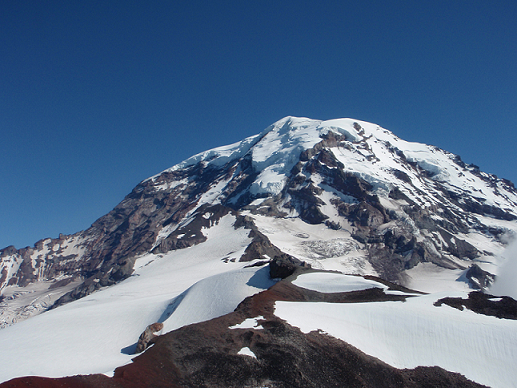
#> input picture project_images/Rainier1.png, 517 x 388 px
$ python main.py   (older library calls are emulated)
#> lines starting #> are read from the running program, lines starting #| are printed output that depends on the picture
### directory.py
def get_path(choice):
    file_list = []
    if choice == 1:
        file_1 = "project_images/Rainier1.png"
        file_2 = "project_images/Rainier2.png"
        file_3 = "project_images/Rainier3.png"
        file_4 = "project_images/Rainier4.png"
        file_5 = "project_images/Rainier5.png"
        file_6 = "project_images/Rainier6.png"

        file_list.append(file_1)
        file_list.append(file_2)
        file_list.append(file_3)
        file_list.append(file_4)
        file_list.append(file_5)
        file_list.append(file_6)

    elif choice == 2:
        file_1 = "project_images/MelakwaLake1.png"
        file_2 = "project_images/MelakwaLake2.png"
        file_3 = "project_images/MelakwaLake3.png"
        file_4 = "project_images/MelakwaLake4.png"

        file_list.append(file_1)
        file_list.append(file_2)
        file_list.append(file_3)
        file_list.append(file_4)

    elif choice == 3:
        file_4 = "project_images/pano1_0011.jpg"
        file_3 = "project_images/pano1_0010.jpg"
        file_2 = "project_images/pano1_0009.jpg"
        file_1 = "project_images/pano1_0008.jpg"
        file_5 = "s2.png"

        file_list.append(file_1)
        file_list.append(file_2)
        file_list.append(file_3)
        file_list.append(file_5)
        file_list.append(file_4)

    elif choice == 4:
        file_1 = "project_images/yosemite1.jpg"
        file_2 = "project_images/yosemite2.jpg"

        file_list.append(file_1)
        file_list.append(file_2)

    elif choice == 5:
        file_1 = "project_images/Hanging1.png"
        file_2 = "project_images/Hanging2.png"

        file_list.append(file_1)
        file_list.append(file_2)

    elif choice == 6:
        file_1 = "project_images/img1.ppm"
        file_2 = "project_images/img2.ppm"
        file_3 = "project_images/img4.ppm"

        file_list.append(file_1)
        file_list.append(file_2)
        file_list.append(file_3)

    elif choice == 7:
        file_1 = "project_images/ND1.png"
        file_2 = "project_images/ND2.png"

        file_list.append(file_1)
        file_list.append(file_2)

    elif choice == 8:
        file_1 = "project_images/concordia1.png"
        file_2 = "project_images/concordia2.png"
        file_3 = "project_images/concordia3.png"

        file_list.append(file_1)
        file_list.append(file_2)
        file_list.append(file_3)
    # [10 lines of commented-out code are left out]

    return file_list

### main.py
import numpy as np
import cv2
import random
import math
import pano, directory

h_window = 5
match_threshold = 0.7
h_threshold = 10000000
im1 = 0
im2 = 0
im3 = 0
im4 = 0


def load_image(img, img2, coloured_img, coloured_img2):
    height, width = img.shape
    pad = math.floor(h_window / 2)

    # Image 1 gradients
    ix = cv2.Sobel(img, cv2.CV_64F, 1, 0, ksize=5)
    iy = cv2.Sobel(img, cv2.CV_64F, 0, 1, ksize=5)

    print("------------------- For Image 1 -------------------")

    # SIFT for scale invariance
    dst = sift_pyramid(img, height, width)
    # dst, des1, kp1 = opencv_sift(img, height, width)

    dst, ix, iy = harris_detector(dst, height, width, pad, ix, iy)

    # Finding the non-maximum among the points
    feature_points1 = non_maximum(dst, height, width)
    print("Non-Maximum Suppression:", len(feature_points1))

    # Applying adaptive non-Maximum suppression on the feature points
    feature_points1 = adaptive_local_maximum(feature_points1)
    print("Adaptive Non-Maximum Suppression:", len(feature_points1))

    # Constructing the SIFT descriptor
    sift_descriptor1 = sift_desc(img, height, width, feature_points1)

    kp1 = []
    for x, y, d in sift_descriptor1:
        kp1.append(cv2.KeyPoint(y, x, 1))

    # Mark the keypoints on the image
    cv2.drawKeypoints(coloured_img, keypoints=kp1, outImage=im1, color=(0, 0, 255),
                      flags=cv2.DRAW_MATCHES_FLAGS_DRAW_OVER_OUTIMG)
    # cv2.imshow('Image 1', coloured_img)
    # cv2.imwrite("1b.png", coloured_img)
    # cv2.waitKey(10000)

    height, width = img2.shape

    # Finding the gradients for image 2
    ix = cv2.Sobel(img2, cv2.CV_64F, 1, 0, ksize=5)
    iy = cv2.Sobel(img2, cv2.CV_64F, 0, 1, ksize=5)

    print("------------------- For Image 2 -------------------")

    # SIFT for scale invariance
    dst = sift_pyramid(img2, height, width)
    # dst, des2, kp2 = opencv_sift(img2, height, width)
    dst, ix, iy = harris_detector(dst, height, width, pad, ix, iy)

    # Finding the non-maximum suppression on the feature points
    feature_points2 = non_maximum(dst, height, width)
    print("Non-Maximum Suppression:", len(feature_points2))

    # Appying the adaptive non-maximum suppression on the feature points
    feature_points2 = adaptive_local_maximum(feature_points2)
    print("Adaptive Non-Maximum Suppression:", len(feature_points2))

    # Constructing the SIFT descriptor
    sift_descriptor2 = sift_desc(img2, height, width, feature_points2)

    kp2 = []
    for x, y, d in sift_descriptor2:
        kp2.append(cv2.KeyPoint(y, x, 1))

    cv2.drawKeypoints(img2, keypoints=kp2, outImage=im2, color=(0, 0, 255),
                      flags=cv2.DRAW_MATCHES_FLAGS_DRAW_OVER_OUTIMG)
    # cv2.imshow('Image 2', coloured_img2)
    # cv2.imwrite("1c.png", coloured_img2)
    # cv2.waitKey(10000)

    # Finding matches in two images
    matches, ssd_ratio_list = find_matches(sift_descriptor1, sift_descriptor2)
    print("Matches:", len(matches))
    result = cv2.drawMatches(coloured_img, kp1, coloured_img2, kp2, matches, None)

    # [9 lines of commented-out code are left out]
    result = cv2.drawMatches(coloured_img, kp1, coloured_img2, kp2, matches, None)

    cv2.imshow('Final Matches', result)
    # cv2.imwrite("concordia2.png", result)
    cv2.waitKey(5000)

    # [13 lines of commented-out code are left out]

    pano.set_images(img, img2, coloured_img, coloured_img2)
    stitched = pano.ransac(matches, sift_descriptor1, sift_descriptor2)
    # stitched = pano.opencv_ransac(good, des1, des2, kp1, kp2)

    return stitched


# [82 lines left out: functions opencv_sift, find_matches, improved_matching, not called in this run]


def harris_detector(img, height, width, offset, ix, iy):
    count = 0
    dst = np.zeros(img.shape, np.uint)

    ix2 = ix * ix
    ix2_blurred = cv2.GaussianBlur(ix2, (3, 3), 1)

    iy2 = iy * iy
    iy2_blurred = cv2.GaussianBlur(iy2, (3, 3), 1)

    ixiy = ix * iy
    ixiy_blurred = cv2.GaussianBlur(ixiy, (3, 3), 1)

    for y in np.arange(offset, height - offset):
        for x in np.arange(offset, width - offset):
            rx2 = ix2_blurred[y - offset:y + offset + 1, x - offset:x + offset + 1]
            ry2 = iy2_blurred[y - offset:y + offset + 1, x - offset:x + offset + 1]
            rxy = ixiy_blurred[y - offset:y + offset + 1, x - offset:x + offset + 1]

            sum_ix2 = rx2.sum()
            sum_iy2 = ry2.sum()
            sum_ixiy = rxy.sum()

            det = sum_ix2 * sum_iy2 - sum_ixiy * sum_ixiy
            trace = sum_ix2 + sum_iy2

            if trace != 0:
                c = math.floor(det / trace)
                if c > h_threshold:
                    dst[y, x] = c
                    count += 1

    print(count, " Feature points detected")

    return dst, ix, iy


def non_maximum(img, height, width):
    feature_points = []

    temp_img = np.pad(img, (1, 1), 'constant', constant_values=(0, 0))

    dst = np.zeros(img.shape, np.uint)

    offset = math.floor(3 / 2)

    for y in np.arange(offset, height - offset):
        for x in np.arange(offset, width - offset):
            roi = temp_img[y - offset:y + offset + 1, x - offset:x + offset + 1]

            m = np.amax(roi)
            max_location = np.where(m == roi)

            the_y = max_location[0]
            the_x = max_location[1]

            max_y, max_x = the_y[0], the_x[0]

            if max_y == 1 and max_x == 1:
                dst[y - 1, x - 1] = roi[1, 1]

    for i in np.arange(0, height):
        for j in np.arange(0, width):
            if dst[i, j] != 0:
                feature_points.append((i, j, dst[i, j]))

    return feature_points


# def rotation_invariance(orientation_window):
#     orientation = [0, 0, 0, 0, 0, 0, 0, 0]
#     # orientation_dict = {0: 0, 1: 45, 2: 90, 3: 135, 4: 180, 5: 225, 6: 270, 7: 315}
#     # orientation_window = np.degrees(orientation_window)
#
#     for x in range(0, 16):
#         for y in range(0, 16):
#             orientation_window[x, y] = math.degrees(orientation_window[x, y])
#             if orientation_window[x, y] < 0:
#                 orientation_window[x, y] += 360
#             elif orientation_window[x, y] > 360:
#                 orientation_window[x, y] = orientation_window[x, y] % 360
#
#             index = math.floor(orientation_window[x, y] / 45)
#             print(orientation_window[x, y], index)
#
#             orientation[index] += 1
#
#     max_value = max(orientation)
#     # max_index = orientation.index(max_value)
#
#     for x in range(0, 16):
#         for y in range(0, 16):
#             orientation_window[x, y] = orientation_window[x, y] - max_value
#             # if orientation_window[x, y] < 0:
#             #     orientation_window[x, y] += 360
#
#     # dominant_orientation = orientation_dict.get(max_index)
#
#     orientation_window = np.radians(orientation_window)
#
#     return orientation_window


def rotation_invariance(orientation_window):
    orientation_window = np.array(orientation_window)
    feature_angle = orientation_window[8, 8]

    for y in np.arange(0, 16):
        for x in np.arange(0, 16):
            if x == 8 and y == 8:
                continue
            angle = orientation_window[y, x]
            orientation_window[y, x] = angle - feature_angle

    return orientation_window


def adaptive_local_maximum(feature_points):
    new_feature_points = []
    i = 0

    for x, y, value in feature_points:
        i += 1
        m = 3000
        for i, j, val in feature_points:
            if x == i and y == j:
                continue
            if value < (0.9 * val):
                d = math.sqrt(((y - x) ** 2) + ((j - i) ** 2))

                if d < m:
                    m = d

        new_feature_points.append((x, y, m))

    new_feature_points.sort(key=lambda x: x[2])

    return new_feature_points[:1000]


def sift_pyramid(img, height, width):
    dst = np.zeros((height, width), np.float)
    gaussians = []
    dog = []

    for k in range(0, 3):
        for i in range(0, 5):
            if k == 0:
                gaussians.append(cv2.GaussianBlur(img, (3, 3), 1.6 * (1.42 ** i)))
            if k != 0:
                gaussians.append(cv2.GaussianBlur(img, (3, 3), 1.6 * (1.42 ** i) * (1.42 * k)))

        for j in range(0, 3):
            dog.append(gaussians[j] - gaussians[j + 1])

        for y in range(0, height):
            for x in range(0, width):
                if (x - 3 < 0 or y - 3 < 0) or (x + 3 > width or y + 3 > height):
                    continue
                else:
                    if y <= img.shape[0] and x <= img.shape[1]:
                        patch1 = dog[0][y - 1:y + 2, x - 1:x + 2]
                        patch2 = dog[1][y - 1:y + 2, x - 1:x + 2]
                        patch3 = dog[2][y - 1:y + 2, x - 1:x + 2]

                        m1 = np.amax(patch1)
                        m2 = np.amax(patch2)
                        m3 = np.amax(patch3)

                        if (m2 > m3 and m2 > m1) or (m2 < m3 and m2 < m1):
                            dst[y, x] += m2

        gaussians.clear()
        dog.clear()

        img = cv2.resize(img, (0, 0), fx=0.5, fy=0.5)

    return dst


def sift_desc(img, height, width, feature_points):
    img = cv2.GaussianBlur(img, (0, 0), 1.5)
    magnitude = np.zeros((height, width), np.float)
    orientation = np.zeros((height, width), np.float)
    sift_descriptor = []

    # Pad the image with 1 px border on both axis
    padding = np.pad(img, (1, 1), 'constant', constant_values=(0, 0))
    new_height, new_width = padding.shape

    # Finding magnitude and orientation of each pixel
    for y in np.arange(1, new_height - 1):
        for x in np.arange(1, new_width - 1):
            l2 = int(padding[y + 1, x]) - int(padding[y - 1, x])
            l1 = int(padding[y, x + 1]) - int(padding[y, x - 1])

            magnitude[y - 1, x - 1] = math.sqrt((l2 * l2) + (l1 * l1))
            orientation[y - 1, x - 1] = math.atan2(l2, l1)

    for y, x, value in feature_points:
        if (x - 8 < 0 or y - 8 < 0) or (x + 8 > width or y + 8 > height):
            continue
        else:
            magnitude_window = magnitude[y - 8:y + 8, x - 8:x + 8]
            orientation_window = orientation[y - 8:y + 8, x - 8:x + 8]

            orientation_window = rotation_invariance(orientation_window)
            magnitude_window = cv2.normalize(magnitude_window, None, norm_type=cv2.NORM_L2)

            each_descriptor = []

            for i in range(0, 16, 4):
                for j in range(0, 16, 4):
                    orientation_hist = calculate_grid_histogram(magnitude_window[i:i + 4, j:j + 4],
                                                                orientation_window[i:i + 4, j:j + 4])

                    # THRESHOLD & THEN NORMALIZE
                    orientation_hist = [0.2 if each > 0.2 else each for each in orientation_hist]

                    each_descriptor.append(orientation_hist)

            normalized = cv2.normalize(np.array(each_descriptor).reshape(-1), None, norm_type=cv2.NORM_L2)

            sift_descriptor.append((y, x, normalized))

    return sift_descriptor


def calculate_grid_histogram(magnitude_grid, orientation_grid):
    orientation_hist = [0, 0, 0, 0, 0, 0, 0, 0]
    height, width = magnitude_grid.shape

    for y in np.arange(height):
        for x in np.arange(width):
            degrees = math.degrees(orientation_grid[y, x])

            if degrees < 0:
                degrees += 360
            elif degrees > 360:
                degrees %= 360

            index = math.floor(degrees / 45)

            orientation_hist[index] += magnitude_grid[y, x]

    return orientation_hist


def process_images(choice):
    files = []
    file_list = directory.get_path(choice)

    img = cv2.imread(file_list[0], 0)
    coloured_img = cv2.imread(file_list[0])
    img2 = cv2.imread(file_list[1], 0)
    coloured_img2 = cv2.imread(file_list[1])

    if choice == 8 or choice == 9:
        height, width = img.shape

        if height > width:
            new_size = (480, 800)
        else:
            new_size = (540, 480)

        for each in file_list:
            img = cv2.imread(each, 0)
            coloured_img = cv2.imread(each)
            img = cv2.resize(img, new_size)
            coloured_img = cv2.resize(coloured_img, new_size)
            files.append(img)
            files.append(coloured_img)

        stitched = load_image(files[0], files[2], files[1], files[3])
        # cv2.imwrite("s.png", stitched)
        # r = (random.sample(range(0, 10), 1))
        # cv2.imwrite("./output/stitched" + str(r) + ".png", stitched)

        for i in range(4, len(files), 2):
            img = cv2.cvtColor(stitched, cv2.COLOR_BGR2GRAY)
            coloured_img = stitched
            img2 = files[i]
            coloured_img2 = files[i+1]

            stitched = load_image(img, img2, coloured_img, coloured_img2)
            # cv2.imwrite("s" + str(i) + ".png", stitched)

        cv2.imwrite("Concordia.png", stitched)
        cv2.imshow("Stitched", stitched)
        cv2.waitKey()
    else:
        r = (random.sample(range(0, 10), 1))
        stitched = load_image(img, img2, coloured_img, coloured_img2)
        cv2.imwrite("./output/stitched" + str(r) + ".png", stitched)

        for i in range(2, len(file_list)):
            img = cv2.cvtColor(stitched, cv2.COLOR_BGR2GRAY)
            coloured_img = stitched
            img2 = cv2.imread(file_list[i], 0)
            coloured_img2 = cv2.imread(file_list[i])

            stitched = load_image(img, img2, coloured_img, coloured_img2)

        cv2.imwrite("Concordia.png", stitched)
        cv2.imshow("Stitched", stitched)
        cv2.waitKey()


if __name__ == '__main__':
    selection = input('Enter choice from 1-9 :')
#> the answer given: 1
    process_images(int(selection))
#> in process_images, coloured_img is the input picture: shape (388, 517, 3); mean B, G, R 135.7, 109.3, 88.8
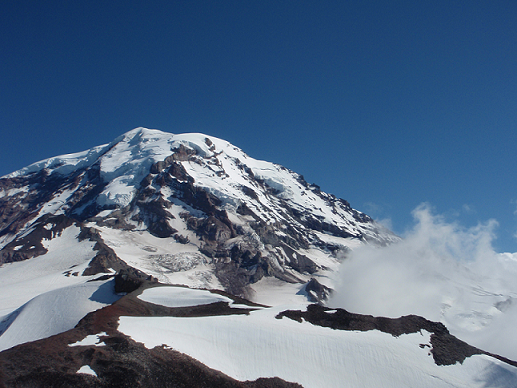
#> input picture project_images/Rainier2.png, 517 x 388 px
#> in process_images, coloured_img2 is the input picture: shape (388, 517, 3); mean B, G, R 134.4, 107.9, 86
#> after the loop in sift_pyramid, `for k in range(0, 3):`:
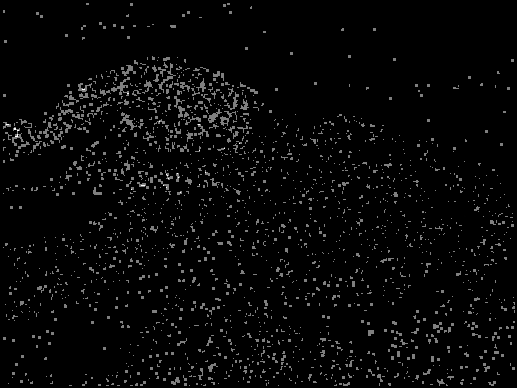
#> dst: shape (388, 517) float64; min 0, max 510, mean 15.1; drawn with min black and max white
#> after the loop in sift_pyramid, `for k in range(0, 3):`: dog = []
#> in harris_detector, `ixiy = ix * iy`:
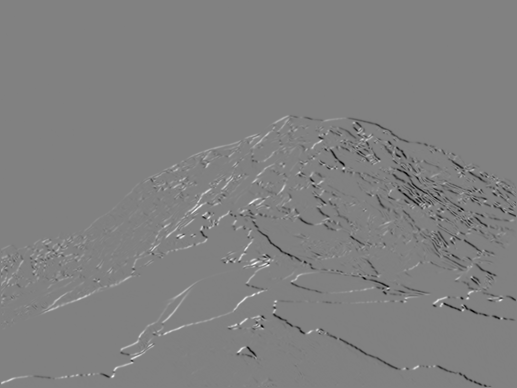
#> ixiy: shape (388, 517) float64; min -38593533, max 37681275, mean -113079.5; drawn with min black and max white
#> after the loop in harris_detector, `for y in np.arange(offset, height - offset):`:
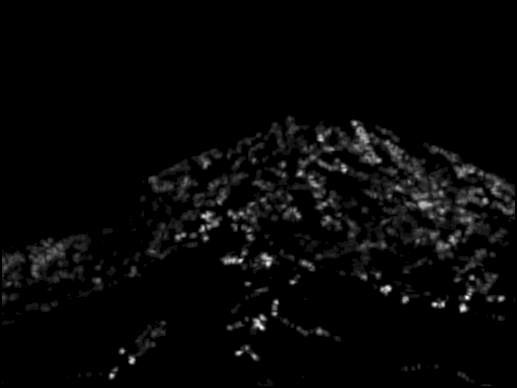
#> dst: shape (388, 517) uint64; min 0, max 181121431, mean 5019284.4; drawn with min black and max white
#> after the loop in harris_detector, `for y in np.arange(offset, height - offset):`: count = 33540
#| 33540  Feature points detected
#> after the loop in non_maximum, `for y in np.arange(offset, height - offset):`:
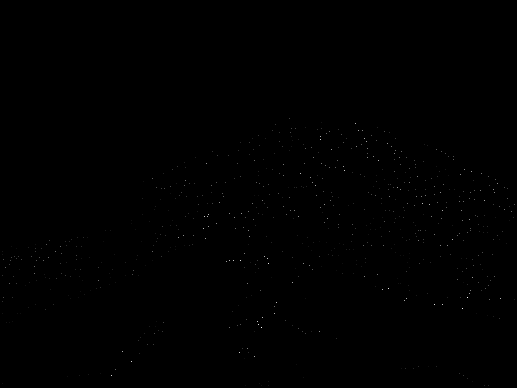
#> dst: shape (388, 517) uint64; min 0, max 181121431, mean 169565.1; drawn with min black and max white
#> after the loop in non_maximum, `for i in np.arange(0, height):`: feature_points = 719 items, first 6: (118, 289, 45798439), (122, 321, 14136112), (123, 355, 124400589), (124, 275, 36067129), (127, 305, 20377045), (127, 377, 24201863)
#> in load_image, `feature_points1 = non_maximum(dst, height, width)`: feature_points1 has the same summary as feature_points in non_maximum
#| Non-Maximum Suppression: 719
#> the loop in adaptive_local_maximum, `for x, y, value in feature_points:` made 719 passes
#> (x, y, value) on passes 1 to 3: (118, 289, 45798439), (122, 321, 14136112), (123, 355, 124400589)
#> after the loop in adaptive_local_maximum, `for x, y, value in feature_points:`: i = 385; new_feature_points = 719 items, first 6: (118, 289, 171), (122, 321, 199), (123, 355, 232.1), (124, 275, 151), (127, 305, 178), (127, 377, 250)
#> in load_image, `feature_points1 = adaptive_local_maximum(feature_points1)`: feature_points1 = 719 items, first 6: (196, 197, 1.41), (338, 336, 2.24), (169, 172, 3.16), (260, 257, 3.16), (203, 207, 4.12), (244, 248, 4.12)
#| Adaptive Non-Maximum Suppression: 719
#> in sift_desc, `padding = np.pad(img, (1, 1), 'constant', constant_values=(0, 0))`:
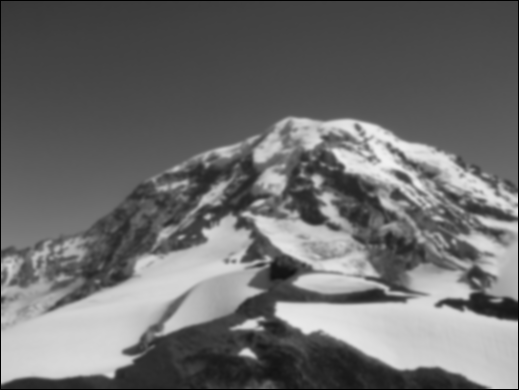
#> padding: shape (390, 519); min 0, max 241, mean 108
#> after the loop in sift_desc, `for y in np.arange(1, new_height - 1):`:
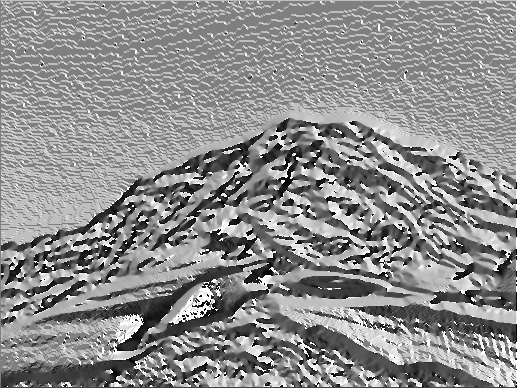
#> orientation: shape (388, 517) float64; min -3.14, max 3.14, mean 0.342; drawn with min black and max white
#> the loop in sift_desc, `for y, x, value in feature_points:` made 719 passes
#> (y, x, value) on passes 13 to 15: (195, 202, 7.07), (298, 305, 7.07), (214, 208, 7.81)
#> the loop in load_image, `for x, y, d in sift_descriptor1:` made 1 pass
#> (x, y) on pass 1: (196, 197)
#> (the run stopped early here; a loop or call above may not have finished)
